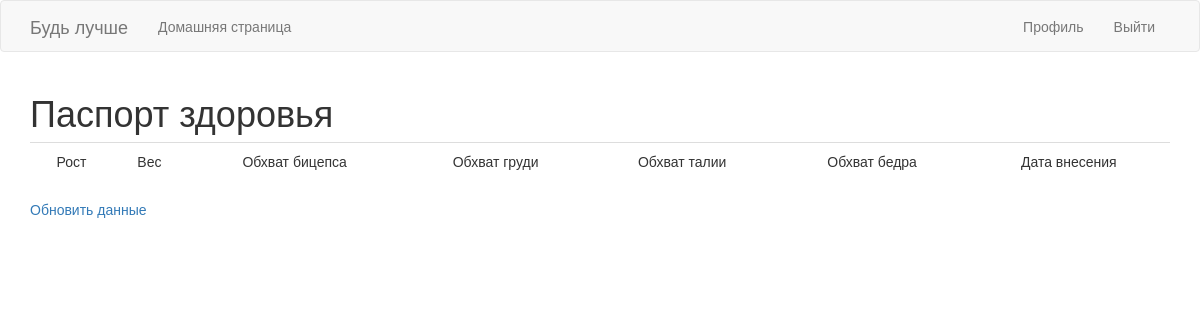
Before: /pasport (signed in) with the older database file.
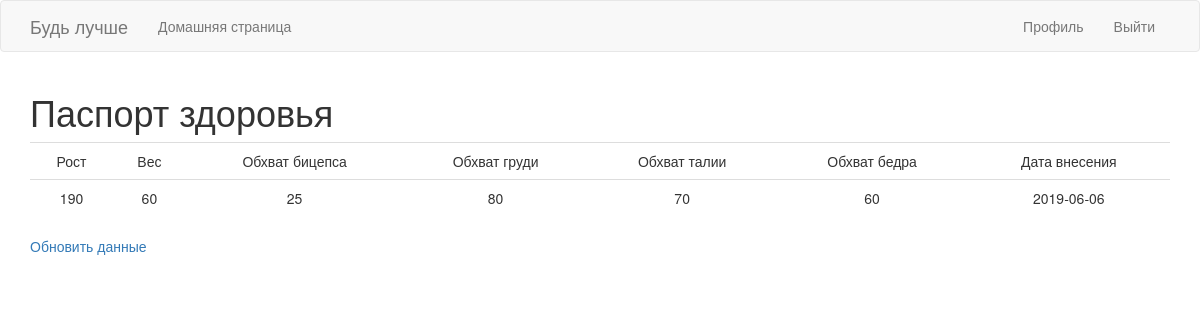
After: the same page with the newer database file.
### app/models.py (models this page shows)
class InfoUser(db.Model):
    id = db.Column(db.Integer, primary_key=True)
    user_id = db.Column(db.Integer, db.ForeignKey('user.id'))
    weight = db.Column(db.Integer)
    height = db.Column(db.Integer)
    arms = db.Column(db.Integer)
    chest = db.Column(db.Integer)
    waist = db.Column(db.Integer)
    femur = db.Column(db.Integer)
    heartDiseases = db.Column(db.String(12))
    date_of_change = db.Column(db.Date, default=datetime.utcnow())
    training_list_id = db.Column(db.Integer, db.ForeignKey('training_list.id'))

### app/routes.py (the view)
@app.route('/pasport')
@login_required
def pasport():
    param = current_user.information_user()
    return render_template('pasport.html', title='Pasport', param=param)

### app/models.py (called while the page is built)
@login.user_loader
def load_user(id):
    return User.query.get(int(id))

    def information_user(self):
        param = InfoUser.query.filter_by(user_id=self.id)
        return param

### app/routes.py (called while the page is built)
@app.before_request
def before_request():
    if current_user.is_authenticated:
        current_user.last_seen = datetime.utcnow()
        db.session.commit()

### app/templates/pasport.html
{% extends "base.html" %}
{% block app_content %}
    <h1> Паспорт здоровья</h1>
<table class="table table-hover">
    <tr valign="top">
        <td align="center"> Рост </td>
        <td align="center"> Вес </td>
        <td align="center"> Обхват бицепса </td>
        <td align="center"> Обхват груди </td>
        <td align="center"> Обхват талии </td>
        <td align="center"> Обхват бедра </td>
        <td align="center"> Дата внесения </td>
    </tr>
    {% for param in param %}
        {% include '_param.html' %}
    {% endfor %}
</table>
 <p><a href="{{ url_for('edit_profile') }}"> Обновить данные </a></p>
{% endblock %}

### app/templates/base.html (shortened to what this page needs)
{% extends 'bootstrap/base.html' %}
{% block navbar %}
    <nav class="navbar navbar-default">
        <div class="container">
            <div class="navbar-header">
                <a class="navbar-brand" href="{{ url_for('index') }}">Будь лучше</a>
            </div>
            <div class="collapse navbar-collapse" id="bs-example-navbar-collapse-1">
                <ul class="nav navbar-nav">
                    <li><a href="{{ url_for('index') }}">Домашняя страница</a></li>
                </ul>
                <ul class="nav navbar-nav navbar-right">
                    {% if current_user.is_anonymous %}
                    <li><a href="{{ url_for('login') }}">Войти</a></li>
                    {% else %}
                    <li><a href="{{ url_for('user', username=current_user.username) }}">Профиль</a></li>
                    <li><a href="{{ url_for('logout') }}">Выйти</a></li>
                    {% endif %}
                </ul>
            </div>
        </div>
    </nav>
{% endblock %}
{% block content %}
    <div class="container">
        {% block app_content %}{% endblock %}
    </div>
{% endblock %}

### app/templates/_param.html
    <tr valign="top">
        <td align="center">{{ param.height }}</td>
        <td align="center">{{ param.weight }} </td>
        <td align="center">{{ param.arms }} </td>
        <td align="center">{{ param.chest }} </td>
        <td align="center">{{ param.waist }} </td>
        <td align="center">{{ param.femur }} </td>
            <td align="center">{{ param.date_of_change }} </td>
    </tr>

Changed rows visible on the page:
added InfoUser: height "190", weight "60", arms "25", chest "80", waist "70", femur "60", date_of_change "2019-06-06"
